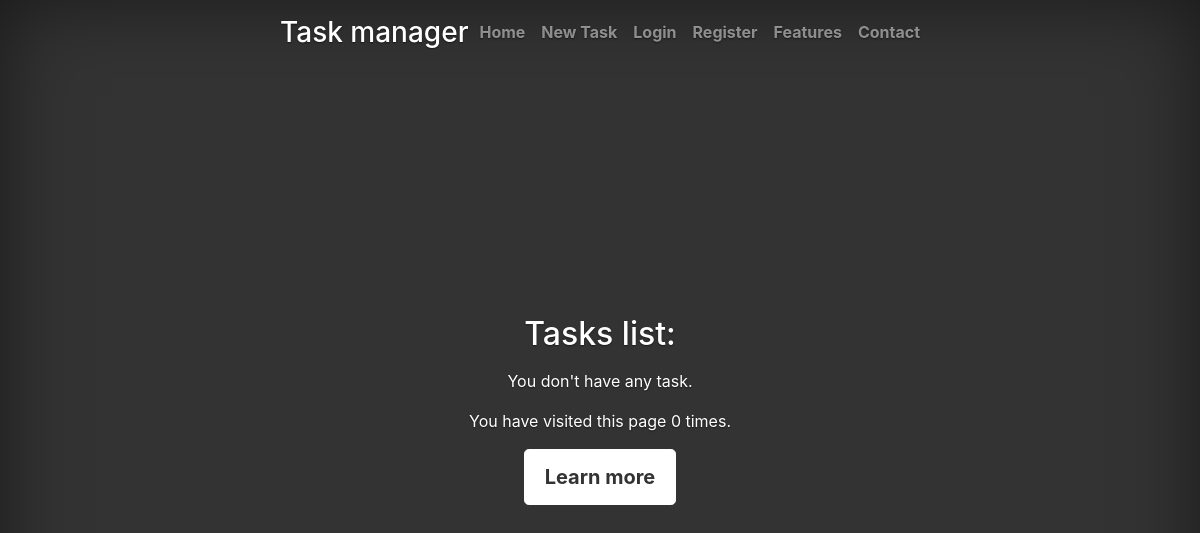
The page /tasks/ on the database as committed earlier.
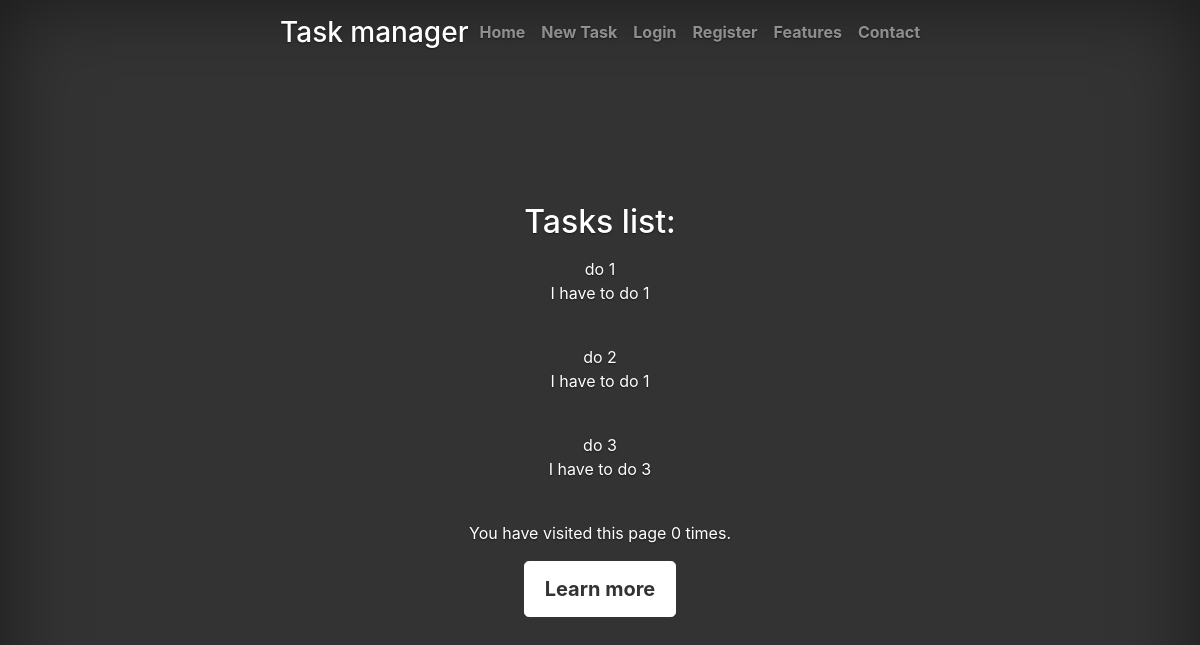
The same page on the database as committed later.
### tasks/models.py (models this page shows, shortened)
class Task(models.Model):
    id = models.AutoField(primary_key=True)
    name = models.CharField(max_length=255, help_text="Enter a task name.")
    created_at = models.DateTimeField(auto_now_add=True)
    content = models.TextField(max_length=1000, help_text="Enter a text of the task")
    STATUS_CHOICES = [
        ('1', 'status 1'),
        ('2', 'status 2'),
        ('3', 'status 3'),
        ('4', 'status 4'),
        ('5', 'status 5'),
    ]
    status = models.CharField(max_length=1, choices=STATUS_CHOICES)
    creator = models.ForeignKey(User, on_delete=models.SET_NULL, null=True, blank=True)

### tasks/views.py (the view)
# urls.py: path('', views.index, name='index'),
def index(request):
    num_visits=request.session.get('num_visits', 0)
    request.session['num_visits'] = num_visits+1
    return render(request, 'index.html', context={
        'tasks': Task.objects.all(), 'num_visits':num_visits,
    })

### tasks/templates/index.html
{% extends "base.html" %}
{% block content %}
    <h2 class="cover-heading">Tasks list:</h2>
    <p class="lead">
      {% if tasks %}
    <div class="conteiner">
      {% for task in tasks %}
      <div><a href="{% url 'task' task.id %}">{{ task.name }}</a></div>
    <div>{{task.content}}</div>
    <p>&nbsp;</p>
      {% endfor %}
      </div>
    {% else %}
      <p>You don't have any task. </p>
    {% endif %}
    <p>You have visited this page {{ num_visits }}{% if num_visits == 1 %} time{% else %} times{% endif %}.</p>
    </p>
    <p class="lead">
      <a href="#" class="btn btn-lg btn-secondary">Learn more</a>
    </p>
{% endblock %}

### tasks/templates/base.html (shortened to what this page needs)
<!doctype html>
<html lang="en">
<head>
    {% load bootstrap4 %}
    {% bootstrap_css %}
    {% load static %}
    <link rel="stylesheet" href="{% static 'css/cover.css' %}">
</head>
<body class="text-center">
<div class="cover-container d-flex w-100 h-100 p-3 mx-auto flex-column">
  <header class="masthead mb-auto">
    <div class="inner">
      <h3 class="masthead-brand">Task manager</h3>
      <nav class="nav nav-masthead justify-content-center">
        <a class="nav-link" href="/">Home</a>
        <a class="nav-link" href="{% url 'task_create'%}?next={{request.path}}">New Task</a>
        {% if user.is_authenticated %}
         <a class="nav-link" href="{% url 'logout'%}?next={{request.path}}">Logout</a>
        {% else %}
        <a class="nav-link" href="{% url 'login'%}?next={{request.path}}">Login</a>
        <a class="nav-link" href="{% url 'register' %}">Register</a>
         {% endif %}
        <a class="nav-link" href="#">Features</a>
        <a class="nav-link" href="#">Contact</a>
      </nav>
    </div>
  </header>
  <main role="main" class="inner cover">
    {% block content %}{% endblock %}
  </main>
</div>
</body>
</html>

### tasks/static/css/cover.css (style rules this page uses)
a, a:focus, a:hover { color: #fff; }
.btn-secondary, .btn-secondary:hover, .btn-secondary:focus { color: #333; text-shadow: none; background-color: #fff; border: .05rem solid #fff; }
html, body { height: 100%; background-color: #333; }
body { display: -ms-flexbox; display: flex; color: #fff; text-shadow: 0 .05rem .1rem rgba(0, 0, 0, .5); box-shadow: inset 0 0 5rem rgba(0, 0, 0, .5); }
.cover-container { max-width: 42em; }
.masthead { margin-bottom: 2rem; }
.masthead-brand { margin-bottom: 0; }
.nav-masthead .nav-link { padding: .25rem 0; font-weight: 700; color: rgba(255, 255, 255, .5); background-color: transparent; border-bottom: .25rem solid transparent; }
.nav-masthead .nav-link + .nav-link { margin-left: 1rem; }
@media (min-width: 48em) { .masthead-brand { float: left; } }
@media (min-width: 48em) { .nav-masthead { float: right; } }
.cover { padding: 0 1.5rem; }
.cover .btn-lg { padding: .75rem 1.25rem; font-weight: 700; }

Rows that differ between the two databases and show on the page:
added Task: name "do 1", content "I have to do 1"
added Task: name "do 2", content "I have to do 1"
added Task: name "do 3", content "I have to do 3"
Other text that changed with them:
text no longer shown: "You don't have any task."
